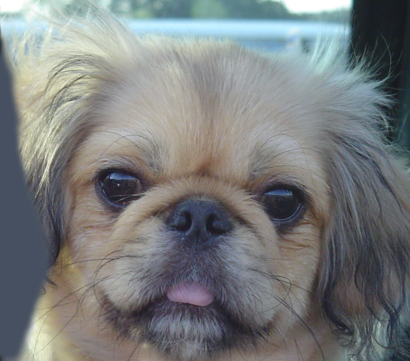
#> input picture proj1/data/dog.bmp, 410 x 361 px, found by its file name
$ python blur.py   (older library calls are emulated)
#> lines starting #> are read from the running program, lines starting #| are printed output that depends on the picture
# --*-- coding:utf-8 --*--
'''
author: yohager
date: 2019.6.13
task: computer vision-filtering
'''
import cv2
import numpy as np


#均值滤波
def average_blur(image):
    filter_average = cv2.blur(image,(1,15))
    cv2.imshow("average_blur",filter_average)

#中值滤波
def median_blur(image):
    filter_median = cv2.medianBlur(image,5)
    cv2.imshow("median_blur",image)


#防止像素点的值溢出0-255的范围
def clamp(pixel_value):
    if pixel_value >= 255:
        return 255
    if pixel_value <= 0:
        return 0
    else:
        return pixel_value

#高斯滤波
def gaussian_blur(image):
    filter_gaussian = cv2.GaussianBlur(image,(19,19),0)
    cv2.imshow("Gaussian_Blur",filter_gaussian)

#高通滤波
def sobel_blur(image):
    filter_sobel = cv2.Sobel(image,cv2.CV_16S,0,1)
    image_result = cv2.convertScaleAbs(filter_sobel)
    cv2.imshow('Sobel_Blur',image_result)

if __name__ == '__main__':
    filepath_1 = '..\data\dog.bmp'
    filepath_2 = '..\data\cat.bmp'
    image_1 = cv2.imread(filepath_1)
#> image_1 is the input picture: shape (361, 410, 3); mean B, G, R 125, 124.5, 121.2
    image_2 = cv2.imread(filepath_2)
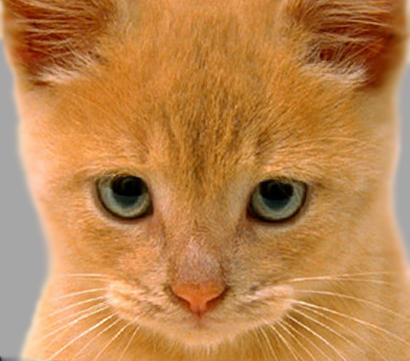
#> input picture proj1/data/cat.bmp, 410 x 361 px, found by its file name
#> image_2 is the input picture: shape (361, 410, 3); mean B, G, R 77.1, 132.5, 188.3
    cv2.imshow('init_image_dog',image_1)
    cv2.imshow('init_image_cat',image_2)
    gaussian_blur(image_1)
#> in gaussian_blur, `filter_gaussian = cv2.GaussianBlur(image,(19,19),0)`:
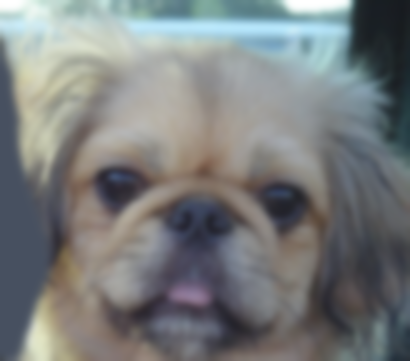
#> filter_gaussian: shape (361, 410, 3); mean B, G, R 125, 124.5, 121.2
    sobel_blur(image_2)
#> in sobel_blur, `filter_sobel = cv2.Sobel(image,cv2.CV_16S,0,1)`:
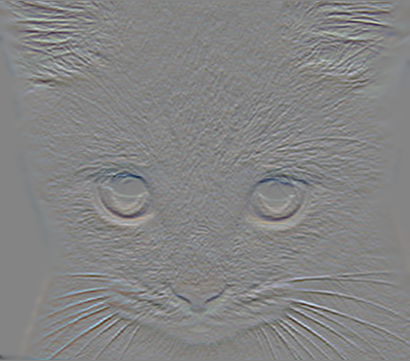
#> filter_sobel: shape (361, 410, 3) int16; mean B, G, R 0.6, 0.6, 0.4; drawn with min black and max white
#> in sobel_blur, `image_result = cv2.convertScaleAbs(filter_sobel)`:
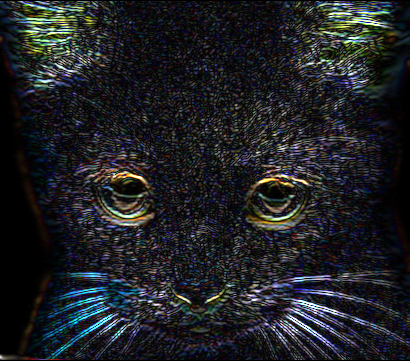
#> image_result: shape (361, 410, 3); mean B, G, R 36.9, 33.2, 31.5
    cv2.waitKey(0)
    cv2.destroyAllWindows()
